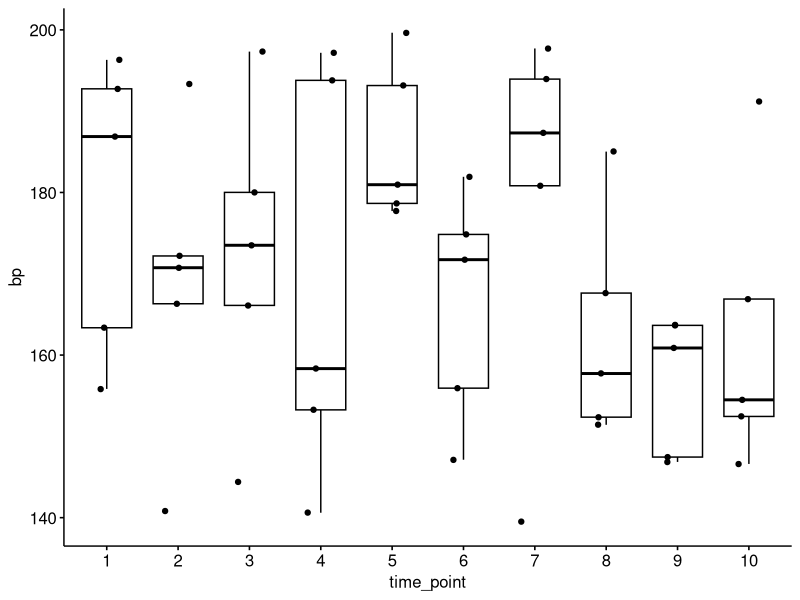

Write the R code that produced this figure.
## ---- chunk 1
knitr::opts_chunk$set(echo = TRUE)
## ---- chunk 2
#| message: FALSE
#| warning: FALSE
#| eval: TRUE
library(tidyverse)
library(rstatix) 
## ---- chunk 3
set.seed(123)

df_bp = data.frame(bp = runif(n = 50, 138, 200)) %>% 
  mutate(subjid = as.factor(row_number() %% 5),  
         time_point = as.factor((row_number()-1) %/% 5 + 1))

head(df_bp)
## ---- chunk 4
ggpubr::ggboxplot(df_bp, x = "time_point", y = "bp", add = "jitter")
## ---- chunk 5
write_csv(df_bp, paste0(getwd(),"/data_bp.csv"))
## ---- chunk 6
res.fried <- df_bp %>% 
  friedman_test(bp ~ time_point | subjid)
res.fried
